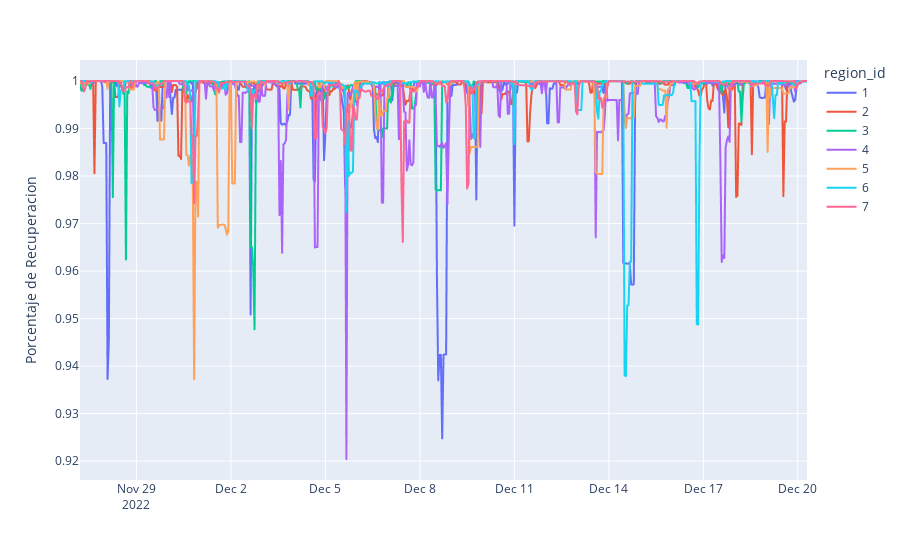

The code cell stored with this chart in its notebook:
### Code cell
# Plot Clients Without Service
chart= visualize(data)
chart.HistClientsWithoutService()

### Figure 1 — Plotly figure (JSON) as saved in the notebook; plotly's stock layout.template omitted (floating-point values rounded to 4 significant figures; data arrays with more than 128 entries replaced by an {"elided": "..."} marker saying what was removed)
{"data": [{"hovertemplate": "region_id=1<br>=%{x}<br>Porcentaje de Recuperacion=%{y}<extra></extra>", "legendgroup": "1", "line": {"color": "#636efa", "dash": "solid"}, "marker": {"symbol": "circle"}, "mode": "lines", "name": "1", "showlegend": true, "type": "scattergl", "x": {"elided": "552 str values"}, "xaxis": "x", "y": {"elided": "552 float values"}, "yaxis": "y"}, {"hovertemplate": "region_id=2<br>=%{x}<br>Porcentaje de Recuperacion=%{y}<extra></extra>", "legendgroup": "2", "line": {"color": "#EF553B", "dash": "solid"}, "marker": {"symbol": "circle"}, "mode": "lines", "name": "2", "showlegend": true, "type": "scattergl", "x": {"elided": "552 str values"}, "xaxis": "x", "y": {"elided": "552 float values"}, "yaxis": "y"}, {"hovertemplate": "region_id=3<br>=%{x}<br>Porcentaje de Recuperacion=%{y}<extra></extra>", "legendgroup": "3", "line": {"color": "#00cc96", "dash": "solid"}, "marker": {"symbol": "circle"}, "mode": "lines", "name": "3", "showlegend": true, "type": "scattergl", "x": {"elided": "552 str values"}, "xaxis": "x", "y": {"elided": "552 float values"}, "yaxis": "y"}, {"hovertemplate": "region_id=4<br>=%{x}<br>Porcentaje de Recuperacion=%{y}<extra></extra>", "legendgroup": "4", "line": {"color": "#ab63fa", "dash": "solid"}, "marker": {"symbol": "circle"}, "mode": "lines", "name": "4", "showlegend": true, "type": "scattergl", "x": {"elided": "552 str values"}, "xaxis": "x", "y": {"elided": "552 float values"}, "yaxis": "y"}, {"hovertemplate": "region_id=5<br>=%{x}<br>Porcentaje de Recuperacion=%{y}<extra></extra>", "legendgroup": "5", "line": {"color": "#FFA15A", "dash": "solid"}, "marker": {"symbol": "circle"}, "mode": "lines", "name": "5", "showlegend": true, "type": "scattergl", "x": {"elided": "552 str values"}, "xaxis": "x", "y": {"elided": "552 float values"}, "yaxis": "y"}, {"hovertemplate": "region_id=6<br>=%{x}<br>Porcentaje de Recuperacion=%{y}<extra></extra>", "legendgroup": "6", "line": {"color": "#19d3f3", "dash": "solid"}, "marker": {"symbol": "circle"}, "mode": "lines", "name": "6", "showlegend": true, "type": "scattergl", "x": {"elided": "552 str values"}, "xaxis": "x", "y": {"elided": "552 float values"}, "yaxis": "y"}, {"hovertemplate": "region_id=7<br>=%{x}<br>Porcentaje de Recuperacion=%{y}<extra></extra>", "legendgroup": "7", "line": {"color": "#FF6692", "dash": "solid"}, "marker": {"symbol": "circle"}, "mode": "lines", "name": "7", "showlegend": true, "type": "scattergl", "x": {"elided": "552 str values"}, "xaxis": "x", "y": {"elided": "552 float values"}, "yaxis": "y"}], "layout": {"legend": {"title": {"text": "region_id"}, "tracegroupgap": 0}, "margin": {"t": 60}, "xaxis": {"anchor": "y", "domain": [0, 1], "title": {"text": ""}}, "yaxis": {"anchor": "x", "domain": [0, 1], "title": {"text": "Porcentaje de Recuperacion"}}}}
